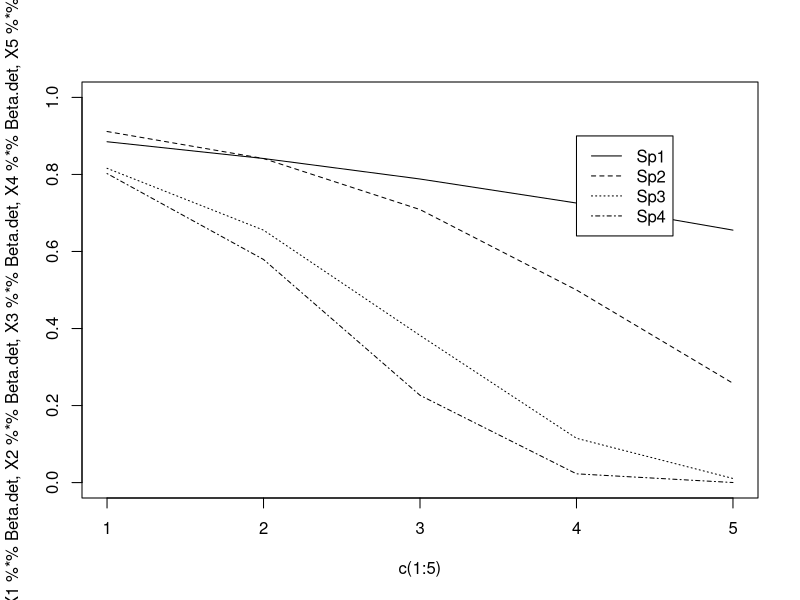

The R source for this figure:
Beta.det=c(1.2,1.0,0.8,-.2,-.05,.1,0,.2,-.2,-.2,.05,0,-.05,-.1)
X1=c(0,1,0,1,1,4,1,0,0,0,1,0,0,0)
X2=c(0,1,0,2,4,4,1,0,0,0,4,0,0,0)
X3=c(0,1,0,3,9,4,1,0,0,0,9,0,0,0)
X4=c(0,1,0,4,16,4,1,0,0,0,16,0,0,0)
X5=c(0,1,0,5,25,4,1,0,0,0,25,0,0,0)
plot(c(1:5),pnorm(rep(0,5),mean=c(X1%*%Beta.det,X2%*%Beta.det,X3%*%Beta.det,X4%*%Beta.det,X5%*%Beta.det),lower.tail=FALSE),type="l",ylim=c(0,1))
pl=8
pl2=12
for(isp in 2:4){
	X1[pl]=1
	X1[pl-1]=0
	X2[pl]=1
	X2[pl-1]=0
	X3[pl]=1
	X3[pl-1]=0
	X4[pl]=1
	X4[pl-1]=0
	X5[pl]=1
	X5[pl-1]=0
	X1[pl2]=1
	X1[pl2-1]=0
	X2[pl2]=4
	X2[pl2-1]=0
	X3[pl2]=9
	X3[pl2-1]=0
	X4[pl2]=16
	X4[pl2-1]=0
	X5[pl2]=25
	X5[pl2-1]=0
	lines(c(1:5),pnorm(rep(0,5),mean=c(X1%*%Beta.det,X2%*%Beta.det,X3%*%Beta.det,X4%*%Beta.det,X5%*%Beta.det),lower.tail=FALSE),lty=pl-6)
	pl=pl+1
	pl2=pl2+1
}
legend(4,.9,c('Sp1','Sp2','Sp3','Sp4'),lty=c(1:4))


